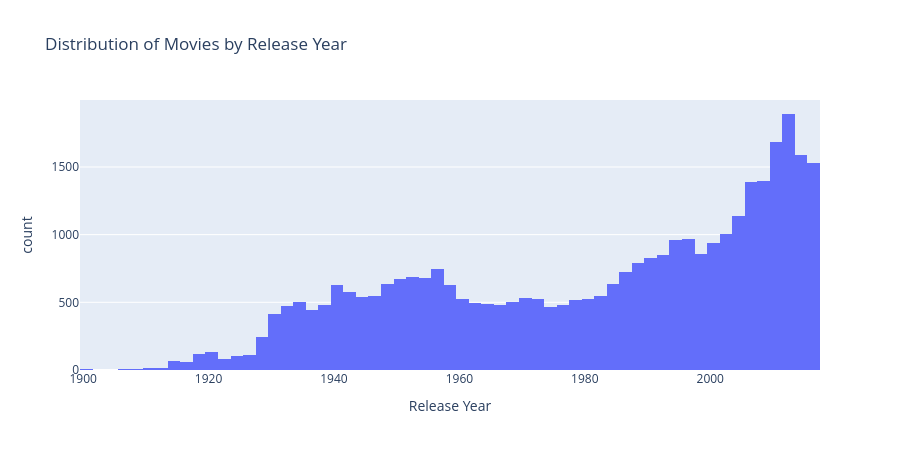

This figure's notebook cell:
### Code cell
# Distribution of release years
fig = px.histogram(
    df, x="Release Year", nbins=60,
    title="Distribution of Movies by Release Year",
    labels={"Release Year": "Release Year", "count": "Number of Movies"}
)
fig.update_layout(height=450)
fig.show()

### Figure 1 — Plotly figure (JSON) as saved in the notebook; plotly's stock layout.template omitted (floating-point values rounded to 4 significant figures; data arrays with more than 128 entries replaced by an {"elided": "..."} marker saying what was removed)
{"data": [{"bingroup": "x", "hovertemplate": "Release Year=%{x}<br>count=%{y}<extra></extra>", "legendgroup": "", "marker": {"color": "#636efa", "pattern": {"shape": ""}}, "name": "", "nbinsx": 60, "orientation": "v", "showlegend": false, "type": "histogram", "x": {"elided": "34886 int values"}, "xaxis": "x", "yaxis": "y"}], "layout": {"barmode": "relative", "height": 450, "legend": {"tracegroupgap": 0}, "title": {"text": "Distribution of Movies by Release Year"}, "xaxis": {"anchor": "y", "domain": [0.0, 1.0], "title": {"text": "Release Year"}}, "yaxis": {"anchor": "x", "domain": [0.0, 1.0], "title": {"text": "count"}}}}
